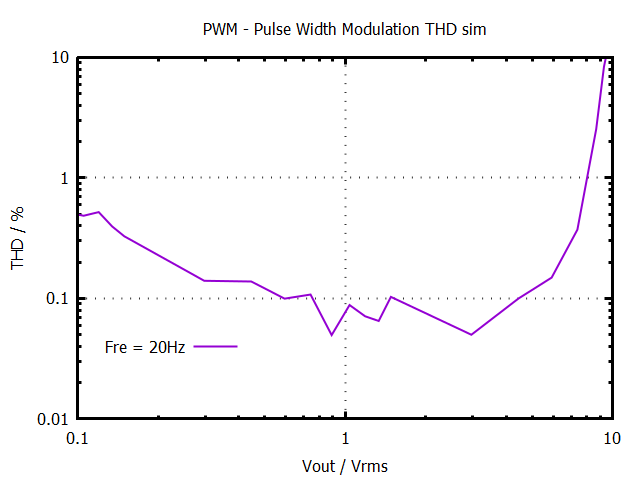

Source code (gnuplot):
set termoption noenhanced
set title "PWM - Pulse Width Modulation THD sim"
set xlabel "Vout / Vrms"
set ylabel "THD / %"
set grid lw 2
set logscale x
set xrange [0.1:10]
set logscale y
set yrange [0.01:10]
set border lw 3 
set format y "%g" 
set format x "%g"
plot 'PWM_2_THD_result.txt' using 1:2 with lines lw 2 title "Fre = 20Hz" at graph 0.2,0.20
set terminal push 
set terminal png noenhanced
set out 'PWM_2_THD.png'
replot 
set term pop 
replot 
pause mouse
